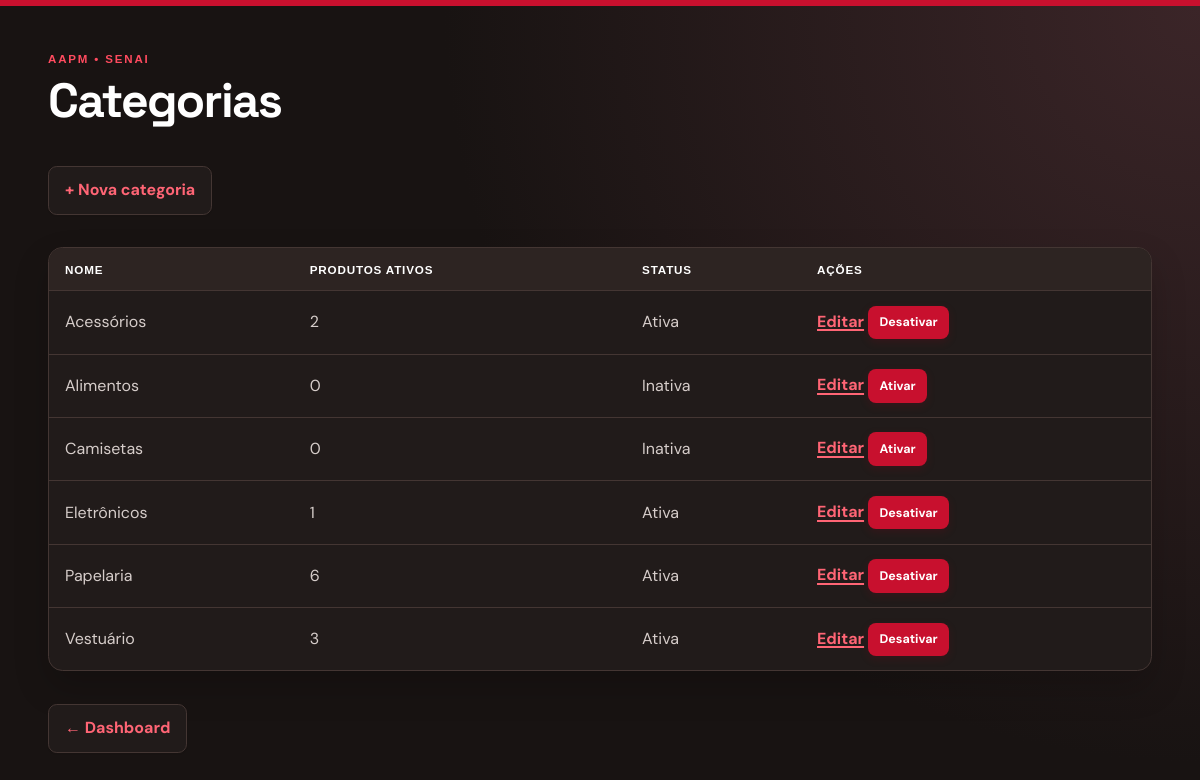
The page /categorias/ (signed in) on the database its author committed.
### app/models/categoria.py (models this page shows)
class Categoria(Base):
    __tablename__ = "categorias"
    id = Column(Integer, primary_key=True, autoincrement=True, index=True)
    nome = Column(String, unique=True, nullable=False)
    ativo = Column(Boolean, default=True)
    produtos = relationship("Produto", back_populates="categoria", lazy="select")

### app/controllers/categoria_controller.py (the view)
@router.get("/")
def listar_categorias(
    request: Request,
    db: Session = Depends(get_db),
    admin = Depends(get_admin)
):
    categorias = db.query(Categoria).order_by(Categoria.nome).all()
    return templates.TemplateResponse(
        request,
        "categorias/index.html",
        {
            "request":    request,
            "usuario":    admin,
            "categorias": categorias,
        }
    )

### app/templates/categorias/index.html (shortened to what this page needs)
<!DOCTYPE html>
<html lang="pt-br">
<head>
    {% include "_aapm_styles.html" %}
</head>
<body>
    <h1>Categorias</h1>
    <a href="/categorias/nova">+ Nova categoria</a>
    <table border="1" cellpadding="8">
        <thead>
            <tr>
                <th>Nome</th>
                <th>Produtos ativos</th>
                <th>Status</th>
                <th>Ações</th>
            </tr>
        </thead>
        <tbody>
            {% for c in categorias %}
            <tr>
                <td>{{ c.nome }}</td>
                <td>
                    {{ c.produtos | selectattr('ativo') | list | length }}
                </td>
                <td>{{ "Ativa" if c.ativo else "Inativa" }}</td>
                <td>
                    <a href="/categorias/{{ c.id }}/editar">Editar</a>
                    <form action="/categorias/{{ c.id }}/toggle-ativo"
                          method="post"
                          style="display:inline">
                        <button type="submit">
                            {{ "Desativar" if c.ativo else "Ativar" }}
                        </button>
                    </form>
                </td>
            </tr>
            {% endfor %}
        </tbody>
    </table>
    <p><a href="/">← Dashboard</a></p>
</body>
</html>

### app/static/css/_aapm_styles.css (style rules this page uses)
:root { --aapm-red: #c8102e; --aapm-red-dark: #94001d; --aapm-ink: #18181b; --aapm-paper: #ffffff; --aapm-canvas: #f5f5f4; --aapm-line: #e7e5e4; --aapm-muted: #78716c; --aapm-green: #15803d; --aapm-amber: #b45309; }
*, *::before, *::after { box-sizing: border-box; }
html { background: var(--aapm-canvas); }
body { max-width: none; width: 100%; min-height: 100vh; margin: 0; padding: clamp(1.5rem, 4vw, 3.5rem); font-family: 'DM Sans', Arial, sans-serif; color: var(--aapm-ink); line-height: 1.5; background: linear-gradient(135deg, #fafaf9 0%, #f5f5f4 58%, #f0e8e7 100%); border-top: 6px solid var(--aapm-red); }
body::before { content: 'AAPM • SENAI'; display: block; margin-bottom: .6rem; color: var(--aapm-red); font: 800 .72rem/1 'Syne', sans-serif; letter-spacing: .16em; }
h1, h2, h3 { font-family: 'Space Grotesk', Arial, sans-serif; letter-spacing: -.035em; }
h1 { margin: 0 0 1.75rem; font-size: clamp(2rem, 4vw, 3rem); line-height: 1.1; }
p { color: #57534e; }
a { color: var(--aapm-red); font-weight: 700; text-decoration-thickness: 1.5px; text-underline-offset: 3px; }
body > a, form + a, p > a:first-child, .actions a { display: inline-flex; align-items: center; gap: .4rem; margin: .65rem .35rem .65rem 0; padding: .7rem 1rem; border: 1px solid #d6d3d1; border-radius: .55rem; background: var(--aapm-paper); text-decoration: none; box-shadow: 0 1px 2px rgba(24,24,27,.05); transition: .2s ease; }
form { display: flex; flex-wrap: wrap; align-items: end; gap: 1rem; max-width: 800px; margin: 1.25rem 0 1.5rem; padding: 1.35rem; background: var(--aapm-paper); border: 1px solid var(--aapm-line); border-radius: .9rem; box-shadow: 0 10px 24px rgba(41,37,36,.06); }
button, input[type='submit'] { min-height: 2.8rem; padding: .7rem 1.05rem; border: 0; border-radius: .5rem; background: var(--aapm-red); color: #fff; font: 700 .9rem 'DM Sans', sans-serif; cursor: pointer; box-shadow: 0 3px 8px rgba(148,0,29,.18); transition: transform .18s, background .18s; }
form[style*='display:inline'] { display: inline-flex !important; margin: 0; padding: 0; background: transparent; border: 0; box-shadow: none; vertical-align: middle; }
form[style*='display:inline'] button { min-height: 2.1rem; padding: .42rem .7rem; font-size: .78rem; }
table { width: 100%; margin: 1.4rem 0; overflow: hidden; border: 1px solid var(--aapm-line); border-collapse: separate; border-spacing: 0; border-radius: .9rem; background: var(--aapm-paper); box-shadow: 0 10px 24px rgba(41,37,36,.06); }
th, td { padding: .9rem 1rem; border: 0; border-bottom: 1px solid #f0eeec; text-align: left; vertical-align: middle; }
th { background: #292524; color: #fff; font: 700 .73rem 'Syne', sans-serif; letter-spacing: .07em; text-transform: uppercase; }
tbody tr:last-child td { border-bottom: 0; }
html { background: #181312; }
body { color: #eee9e7; background: radial-gradient(circle at top right, #3b2528, #181312 52%); }
body::before { color: #ff4b5f; }
h1, h2, h3 { color: #fff; }
p { color: #b8aaa7; }
a { color: #ff6575; }
body > a, form + a, p > a:first-child, .actions a { background: #211b1a; border-color: #443633; }
form, table { max-width: none; background: #211b1a; border-color: #443633; box-shadow: 0 16px 35px rgba(0,0,0,.18); }
th { background: #2d2422; color: #fff; }
th, td { border-bottom-color: #443633; }
td { color: #d6cdca; }

### rows shown on the page
Categoria: nome "Acessórios", produtos|selectattr "2", ativo "Ativa", ativo "Desativar"
Categoria: nome "Alimentos", produtos|selectattr "0", ativo "Inativa", ativo "Ativar"
Categoria: nome "Camisetas", produtos|selectattr "0", ativo "Inativa", ativo "Ativar"
Categoria: nome "Eletrônicos", produtos|selectattr "1", ativo "Ativa", ativo "Desativar"
Categoria: nome "Papelaria", produtos|selectattr "6", ativo "Ativa", ativo "Desativar"
Categoria: nome "Vestuário", produtos|selectattr "3", ativo "Ativa", ativo "Desativar"
